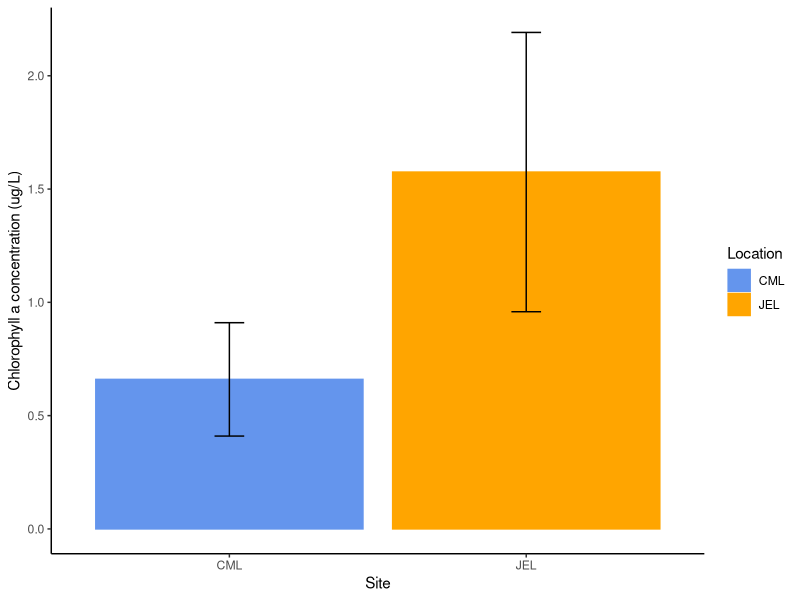
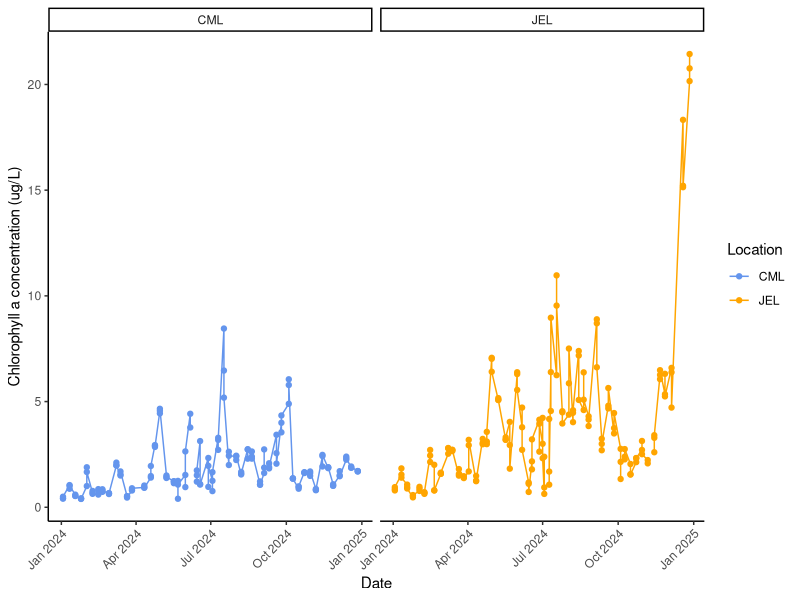
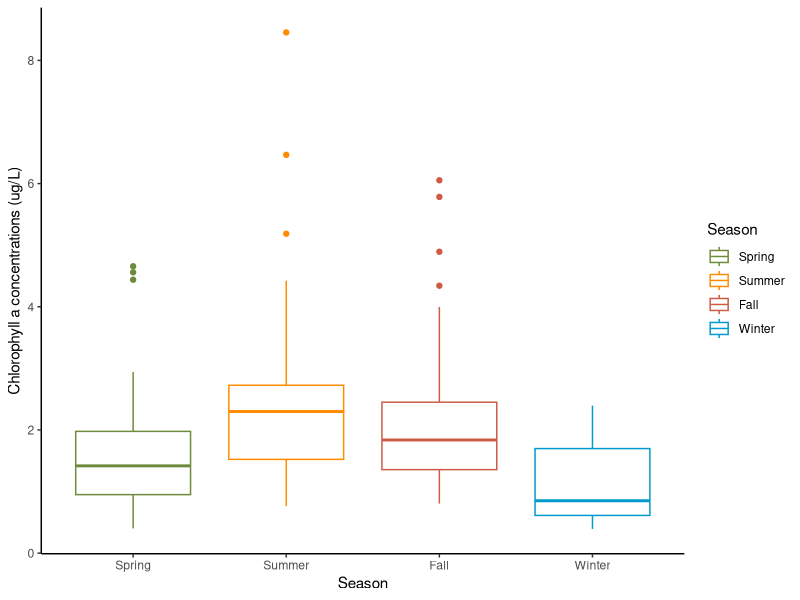
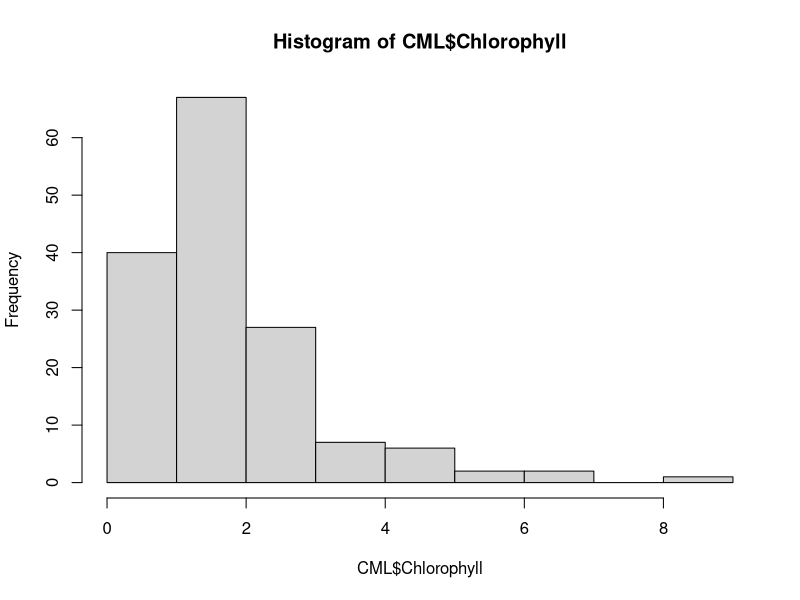
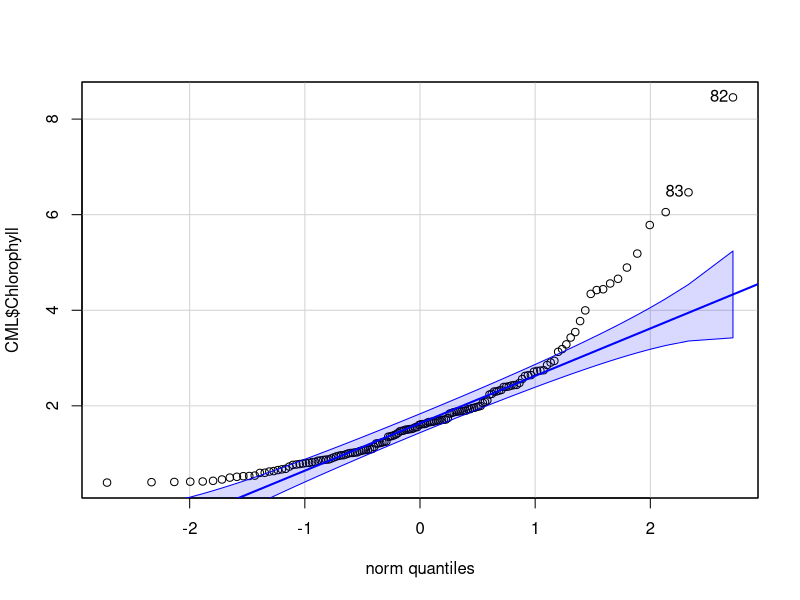
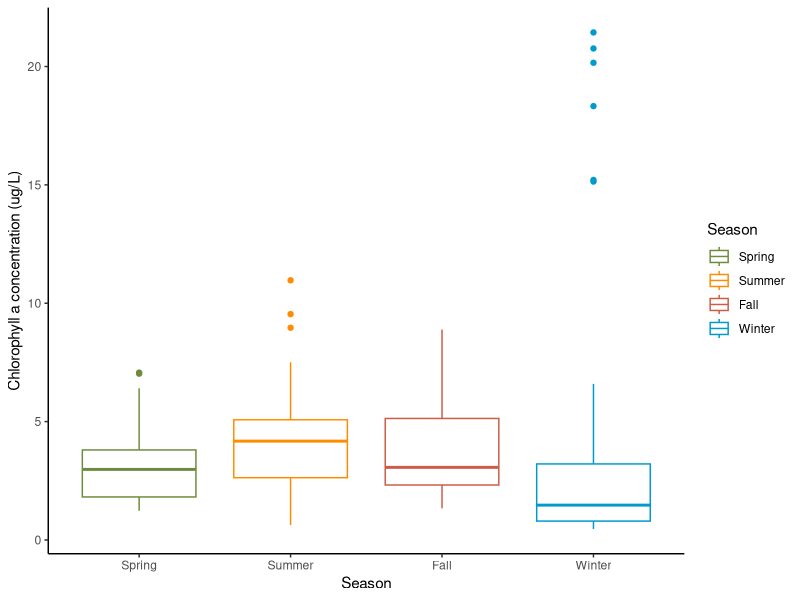
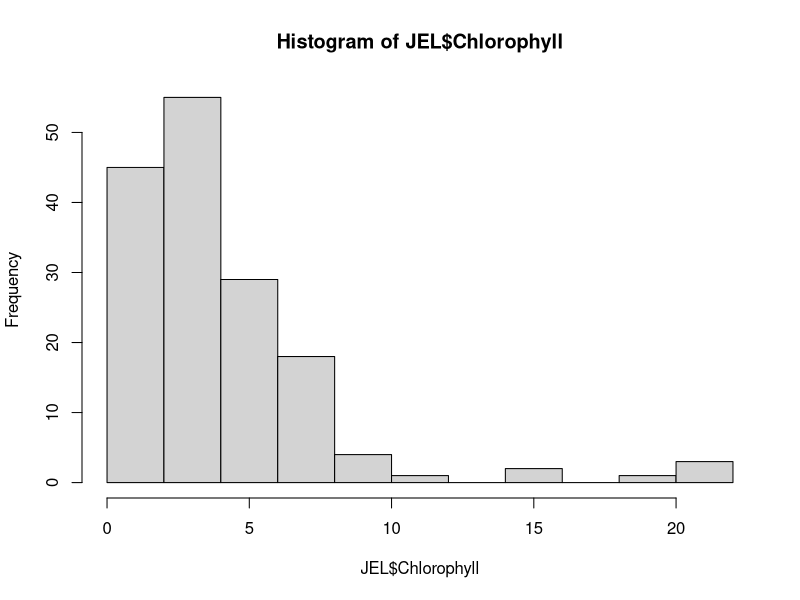
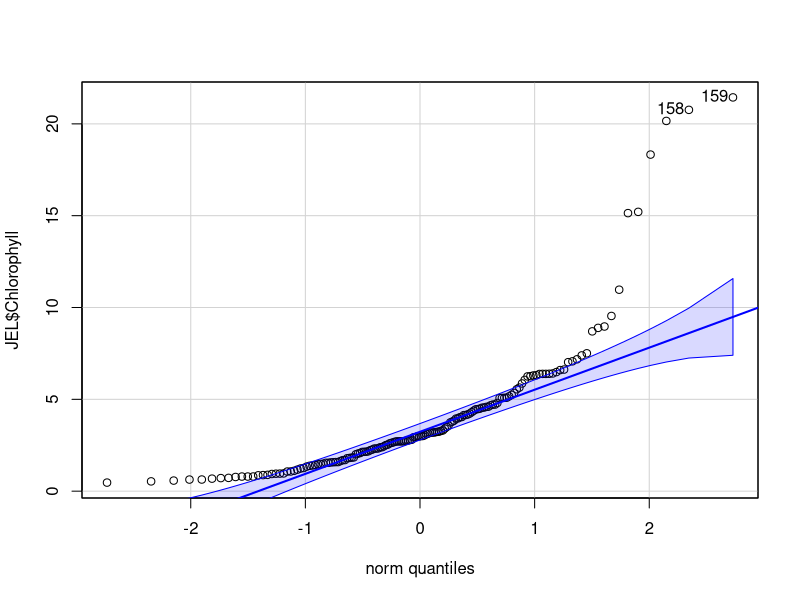

The R script that drew these images, in order:
## ---- chunk 1
#load necessary packages 
library(dplyr)
library(tidyverse)
library(tidyr)
library(ggplot2)
library(vegan)
library(lubridate)
library(car) #for qqplot

#import data from csv file
sampling_data<- read.csv("weekly_NH_data.csv")

#data cleaning
sampl_data <- sampling_data %>%
  mutate(date = make_date(Year, month_pull, day_pull)) %>% 
  filter(Location %in% c("CML", "JEL")) %>% #filter for only CML and JEL:
    mutate(
    Season = case_when(
      month_pull %in% c(12, 1, 2)  ~ "Winter",
      month_pull %in% c(3, 4, 5)   ~ "Spring",
      month_pull %in% c(6, 7, 8)   ~ "Summer",
      month_pull %in% c(9, 10, 11) ~ "Fall")) #make a new column for Season,                                       #according to month
  
#make a data set of just 2024 data
data_2024 <- sampl_data %>% 
  filter(Year == "2024") %>% 
   select(-notes, -dna_mL)  #drop columns we don't need
## ---- chunk 2
#| output: TRUE
#| fig-cap: "Bar graph of average chlorophyll a concentrations (ug/L) at CML and JEL in 2024. Error bars represent standard deviation"

#find mean and sd of chlorophyll for each site
site_mean <- data_2024 %>% 
  group_by(Location) %>% 
  drop_na() %>% 
  summarize(site_mean = mean(Chlorophyll), site_sd = sd(Chlorophyll)) 


#visualize the data in a bar graph 
ggplot(data = site_mean, mapping = aes(x = Location, y = site_mean, color = Location, fill = Location)) + geom_bar(stat = "identity") + 
  geom_errorbar(aes(ymin = site_mean - site_sd, ymax = site_mean +
                      site_sd),  width = 0.1, color = "black") + 
  xlab("Site") + ylab("Chlorophyll a concentration (ug/L)") + theme_classic() + 
  scale_color_manual(values = c("CML" = "cornflowerblue", "JEL" = "orange")) + scale_fill_manual(values = c("CML" = "cornflowerblue", "JEL" = "orange"))
## ---- chunk 3
#T TEST TO COMPARE CHLOROPHYLL AT 2 SITES

#t test
t.test(Chlorophyll ~ Location, data = data_2024)

#the t = -6.87 and the p value= 8.137e-11 so there is a significant difference in chlorophyll concentrations between the two sites
## ---- chunk 4
#| output: TRUE
#| fig-cap: "Line graph of weekly chlorophyll a concentrations (ug/L) at CML and JEL throughout 2024"

#CHLOROPHYLL OVER TIME, BOTH SITES 

#plot 
ggplot(data = data_2024, aes(x = date, y = Chlorophyll, color = Location)) + geom_point() + geom_line() + ylab("Chlorophyll a concentration (ug/L)") + xlab("Date") + theme_classic() + facet_wrap(~Location) + 
  theme(axis.text.x = element_text(angle = 45, hjust = 1)) + 
  scale_color_manual(values = c("CML" = "cornflowerblue", "JEL" = "orange")) + scale_fill_manual(values = c("CML" = "cornflowerblue", "JEL" = "orange"))
## ---- chunk 5
#make a data set of just CML
CML<- data_2024 %>% 
  filter(Location == "CML")

#make a data set of just JEL data
JEL<- data_2024 %>% 
  filter(Location == "JEL")
## ---- chunk 6
#| output: TRUE
#| fig-cap: "Boxplot of weekly chlorophyll a concentrations, grouped by season, at CML in 2024"

#SEASONAL COMPARISON OF CHLOROPHYLL AT CML IN 2024
#put seasons in order
CML$Season <- factor(CML$Season,
  levels = c("Spring", "Summer", "Fall", "Winter"),
  ordered = TRUE)

#visualize the data
ggplot(data = CML, mapping = aes(x = Season, y = Chlorophyll, color = Season)) + geom_boxplot() + ylab("Chlorophyll a concentrations (ug/L)") + 
  xlab("Season") + theme_classic() + 
  scale_color_manual(values = c("Fall" = "coral3", "Spring" = "darkolivegreen4", "Summer" = "darkorange", "Winter" = "deepskyblue3")) 
## ---- chunk 7

#VISUAL CHECKS FOR NORMALIY - histogram
hist(CML$Chlorophyll)

#data looks relatively normal 
## ---- chunk 8

#VISUAL CHECKS FOR NORMALIY -qqplot
qqPlot(CML$Chlorophyll)

#data looks relatively normal

## ---- chunk 9
#One way ANOVA for CML
ANOVA_CML_Season <- aov(Chlorophyll ~ Season, data = CML)

#print summary of ANOVA 
summary(ANOVA_CML_Season)

#At least one group is significantly different (F(3, 148) = 9.443, p<0.005).  

#Tukey test to see which group is different 
tukey_CML_Season <- TukeyHSD(ANOVA_CML_Season)

#summary of Tukey test 
tukey_CML_Season
#winter is significantly different from Fall p = 0.0010402
#Winter is also significantly different from summer p = 0.0000093
## ---- chunk 10
#| output: TRUE
#| fig-cap: "Boxplot of weekly chlorophyll a concentrations, grouped by season, at JEL in 2024"

#put seasons in order
JEL$Season <- factor(JEL$Season,
  levels = c("Spring", "Summer", "Fall", "Winter"),
  ordered = TRUE)

#visualize the data
ggplot(data = JEL, mapping = aes(x = Season, y = Chlorophyll, color = Season)) + geom_boxplot() + ylab("Chlorophyll a concentration (ug/L)") + xlab("Season") + theme_classic() + 
  scale_color_manual(values = c("Fall" = "coral3", "Spring" = "darkolivegreen4", "Summer" = "darkorange", "Winter" = "deepskyblue3")) 
## ---- chunk 11

#VISUAL CHECKS FOR NORMALIY - histogram
hist(JEL$Chlorophyll)

#data looks relatively normal

## ---- chunk 12
#VISUAL CHECKS FOR NORMALIY -qqplot
qqPlot(JEL$Chlorophyll)

#data looks relatively normal

## ---- chunk 13

#One way ANOVA
ANOVA_JEL_Season <- aov(Chlorophyll ~ Season, data = JEL)

#print summary of ANOVA 
summary(ANOVA_JEL_Season)

#No Seasons are significantly different at JEL (p=0.495).  
## ---- chunk 14
#| output: TRUE
#| fig-cap: "Bar graph of mean cyanobacteria, nanoeukaryote and picoeukaryote concentrations at CML and JEL in 2024. Error bars represent standard deviation"

#calculate mean picoeukaryote, nanoeukaryote and cyanobacteria concentrations at each site, remove NAs
phytoplankton <- data_2024 %>% 
  select(date, Season, Location, Nanoeukaryotes, Picoeukaryotes, Cyanobacteria) %>% 
  group_by(Location) %>% 
   summarize(
    mean_Nanoeukaryote = mean(Nanoeukaryotes, na.rm = TRUE), 
    mean_Picoeukaryote = mean(Picoeukaryotes, na.rm = TRUE), 
    mean_Cyanobacteria = mean(Cyanobacteria, na.rm = TRUE),
    sd_Nanoeukaryote = sd(Nanoeukaryotes, na.rm = TRUE), 
    sd_Picoeukaryote = sd(Picoeukaryotes, na.rm = TRUE),
    sd_Cyanobacteria = sd(Cyanobacteria, na.rm = TRUE))

#pivot to be able to graph 
phyto_long <- phytoplankton %>% 
  pivot_longer(cols = -Location, 
               names_to = c("Stat", "Type"),
               names_sep = "_",  values_to = "Value") %>% 
  pivot_wider(names_from = Stat, values_from = Value)

#graph mean data, facet by location, add error bars for standard deviations 
ggplot(data = phyto_long, aes(x = Type, y = mean, fill = Type)) + 
  geom_bar(stat = "identity") + ylab("Mean concentration (cells per mL)") + 
  facet_wrap(~Location) + theme_classic() + 
   geom_errorbar(aes(ymin = mean - sd, ymax = mean +
                      sd),  width = 0.1, color = "black") +
  scale_fill_manual(values = c("Cyanobacteria" = "darkmagenta", 
                               "Nanoeukaryote" = "aquamarine4",
                               "Picoeukaryote" = "darksalmon"))  + 
  theme(axis.text.x = element_text(angle = 45, hjust = 1))
## ---- chunk 15
#T TEST TO COMPARE CYANOBACTERIA AT 2 SITES
#t test
t.test(Cyanobacteria ~ Location, data = data_2024)

#the p value = 0.7774 so there is not a significant difference in cyanobacteria concentrations between the two sites
## ---- chunk 16
#T TEST TO COMPARE NANOEUKARYOTES AT 2 SITES
#t test
t.test(Nanoeukaryotes ~ Location, data = data_2024)

#the p value= 0.0004185 so there is a significant difference in nanoeukaryote concentrations between the two sites
## ---- chunk 17
#T TEST TO COMPARE PICOEUKARYOTES AT 2 SITES
#t test
t.test(Picoeukaryotes ~ Location, data = data_2024)

#the p value= 0.01047 so there is a significant difference in picoeukaryote concentrations between the two sites
## ---- chunk 18
#| output: TRUE
#| fig-cap: "Boxplot of weekly picoeukaryote, nanoeukaryote, and cyanobacteria concentrations, grouped by season, at  CML in 2024"

#pivot longer so that I can put Picoeukaryotes, Nanoeukaryotes, and Cyanobacteria all on the same graph 

CML_long <- CML %>% 
  select(date, Season, Picoeukaryotes, Nanoeukaryotes, Cyanobacteria) %>% 
  pivot_longer(
    cols = c(Nanoeukaryotes, Picoeukaryotes, Cyanobacteria),
    names_to = "Type",      
    values_to = "cells_per_ml")

#put seasons in order
CML_long$Season <- factor(CML_long$Season,
  levels = c("Spring", "Summer", "Fall", "Winter"),
  ordered = TRUE)

#visualize the data
ggplot(data = CML_long, mapping = aes(x = Season, y = cells_per_ml, color = Type)) + geom_boxplot() + ylab("Concentration (cells per mL)") + 
  xlab("Season") + theme_classic() +
  scale_color_manual(values = c("Cyanobacteria" = "darkmagenta",
                                "Nanoeukaryotes" = "aquamarine4", 
                                "Picoeukaryotes" = "darksalmon"))
## ---- chunk 19
#| output: TRUE
#| fig-cap: "Boxplot of weekly picoeukaryote, nanoeukaryote, and cyanobacteria concentrations, grouped by season, at  JEL in 2024"

#pivot longer so that I can put Picoeukaryotes, Nanoeukaryotes, and Cyanobacteria all on the same graph 
JEL_long <- JEL %>% 
  select(date, Season, Picoeukaryotes, Nanoeukaryotes, Cyanobacteria) %>% 
  pivot_longer(
    cols = c(Nanoeukaryotes, Picoeukaryotes, Cyanobacteria),
    names_to = "Type",      
    values_to = "cells_per_ml")

#put seasons in order
JEL_long$Season <- factor(JEL_long$Season,
  levels = c("Spring", "Summer", "Fall", "Winter"),
  ordered = TRUE)

#visualize the data
ggplot(data = JEL_long, mapping = aes(x = Season, y = cells_per_ml, color = Type)) + geom_boxplot() + ylab("Concentration (cell per mL)") + xlab("Season") + theme_classic() +
  scale_color_manual(values = c("Cyanobacteria" = "darkmagenta", "Nanoeukaryotes" = "aquamarine4", "Picoeukaryotes" = "darksalmon"))
## ---- chunk 20
#Manova tests of CML phytoplankton data by season and location
CML_manova <- manova(
  cbind(Picoeukaryotes, Nanoeukaryotes, Cyanobacteria) ~ Season,
  data = CML)

summary(CML_manova)
 
#The p value is 2.215e-10 so at least one group in one season is significantly different 

#print ANOVA for each variable
summary.aov(CML_manova)
#significant for pico (p=2.755e-06), nano(p=0.0001669), and cyano (p=0.0004007)
## ---- chunk 21
#TUKEY TESTS TO SEE WHICH GROUPS ARE SIGNIFICANTLY DIFFERENT AT CML

aov_pico_CML  <- aov(Picoeukaryotes ~ Season, data = CML)
aov_nano_CML  <- aov(Nanoeukaryotes ~ Season, data = CML)
aov_cyano_CML <- aov(Cyanobacteria ~ Season, data = CML)

TukeyHSD(aov_pico_CML)
TukeyHSD(aov_nano_CML)
TukeyHSD(aov_cyano_CML)


#cyano: winter significantly different from spring and fall 
#nano: summer significantly different from spring and winter
#pico: fall significantly different from spring and winter 
## ---- chunk 22
#Manova tests of JEL phytoplankton data by season and location
JEL_manova <- manova(
  cbind(Cyanobacteria, Nanoeukaryotes, Picoeukaryotes) ~ Season,
  data = JEL)

summary(JEL_manova)
 
#The p value is 9.271e-06 so at least one group in one season is significantly different 

#print ANOVA for each variable
summary.aov(JEL_manova)
#significant for cyano (2.826e-05) and pico (p = 0.0001314) but not nano(p = 0.1258)
## ---- chunk 23
#TUKEY TESTS TO SEE WHICH GROUPS ARE SIGNIFICANTLY DIFFERENT AT JEL

aov_cyano_JEL <- aov(Cyanobacteria ~ Season, data = JEL)
aov_pico_JEL  <- aov(Picoeukaryotes ~ Season, data = JEL)

TukeyHSD(aov_cyano_JEL)
TukeyHSD(aov_pico_JEL)

#cyano: winter is significantly different from spring and fall
#pico: fall is significantly different from spring and winter 
